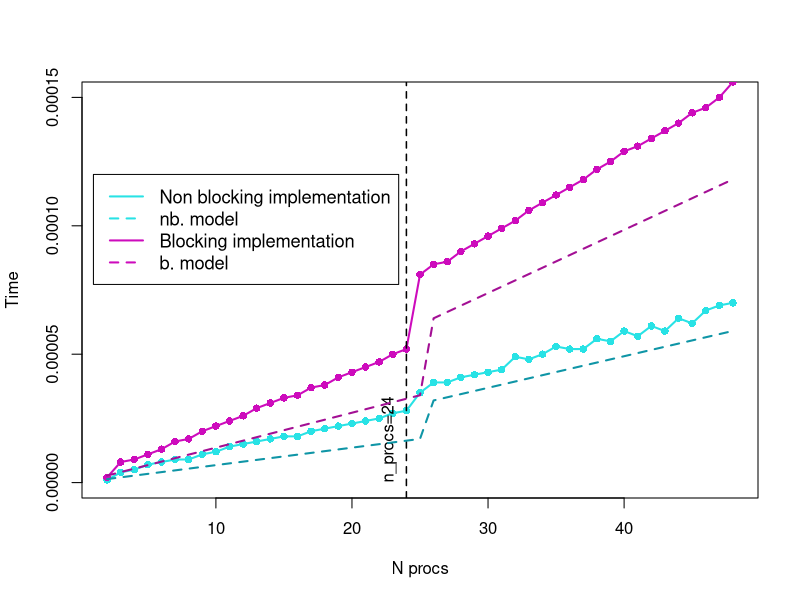

The R script that drew this image:
# Read results obtained for section 1, part 1
setwd("~/DSSC/hpc_assignment1/section1/ring")
times <- data.frame(read.csv("results.csv"))
colnames(times) <- c("n_procs", "time_nonblocking", "time_blocking")

library("ggplot2")

x <- as.numeric(times$n_procs)
y <- as.numeric(times$time_nonblocking)

png("ring_results.png", width=1200, height = 800)

#plot times for non blocking implementation
plot(x, times$time_nonblocking, type='l', xlab="N procs", ylab="Time", col=5, lwd=2, ylim=c(0,1.5*10^(-4)))
points(x, times$time_nonblocking,pch=16,col=5)

#plot times for blocking implementation
lines(x, times$time_blocking, type='l', xlab="N procs", ylab="Time", col=6, lwd=2)
points(x, times$time_blocking,pch=16,col=6)


abline(v = 24, lty = 2, lwd=1.5)
text(22, 0.0, "n_procs=24", pos = 4, srt=90)

#plot theoretical model for non blocking implementation
y1 <- x[1:24]*(2*2*(10^(-6))/20000 + 0.68*(10^(-6)))
y2 <- x[25:47]*(2*2*(10^(-6))/12200 + 1.23*(10^(-6)))
lines(x, c(y1,y2), type='l', col="#0f95a6", lty = 2,lwd=2)

#plot theoretical model for blocking implementation
y1 <- 2*y1 
y2 <- 2*y2 
lines(x, c(y1,y2), type='l', col="#a30f94", lty = 2,lwd=2)

legend(1, 0.00012, legend=c("Non blocking implementation", "nb. model", "Blocking implementation", "b. model"),
       col=c(5,5,6,6), lty=c(1,2,1,2), lwd=2, cex=1.1, pt.cex = 0.8)
#close the png file
dev.off()
